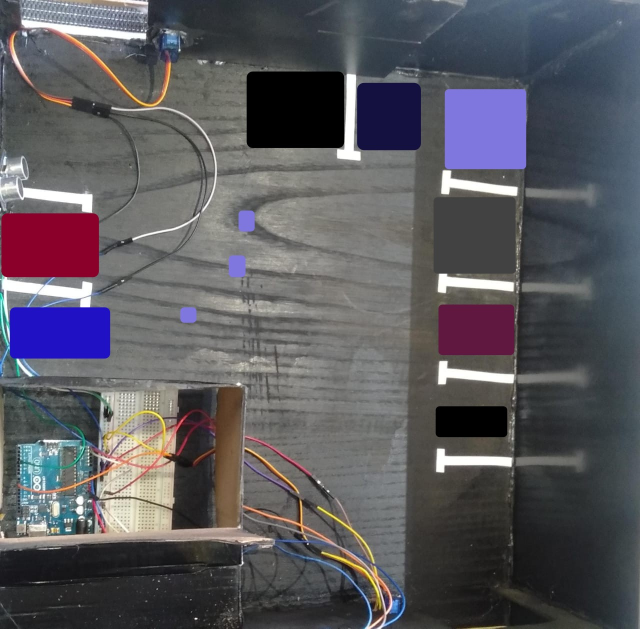
#> input picture current*.jpg, 1280 x 1257 px (shown at 1/2 size); its folder holds only this picture in this run
$ python -i server_testing.py   (imports and definitions only)
#> lines starting #> are read from the running program, lines starting #| are printed output that depends on the picture
import cv2
import os
import time
from flask import Flask

# Folder where images are synced
folder_path = "/Documents/smart_parking/Smart-Parking2026/Smart-Parking"  # <-- replace with your synced folder
check_interval = 1  # seconds to wait before checking for a new image

# Parking spots coordinates
parking_spots = [
    (865, 152, 183, 164),
    (887, 371, 154, 198),
    (880, 576, 154, 176),
    (881, 764, 150, 150),
    (705, 145, 133, 166),
    (509, 134, 174, 179),
    (4, 578, 156, 170),
    (14, 410, 150, 156)
]

# Reference image
# [1 line not run here, left out]
# [1 line that did not run here, left out]
# [1 line that did not run here, left out]

# Flask app
# [1 line not run here, left out]
desired_spot = "None"  # default if no free spot

def get_latest_image(folder):
    images = [
        os.path.join(folder, f)
        for f in os.listdir(folder)
        if f.lower().endswith((".jpg", ".jpeg", ".png"))
    ]
    if not images:
        return None
    return max(images, key=os.path.getmtime)

def detect_parking(image_path):
#> called with image_path = '../current*.jpg'
    global desired_spot

    current = cv2.imread(image_path)
#> current is the input picture: shape (1257, 1280, 3); mean B, G, R 94.5, 88.8, 90.5
    cur_gray = cv2.cvtColor(current, cv2.COLOR_BGR2GRAY)
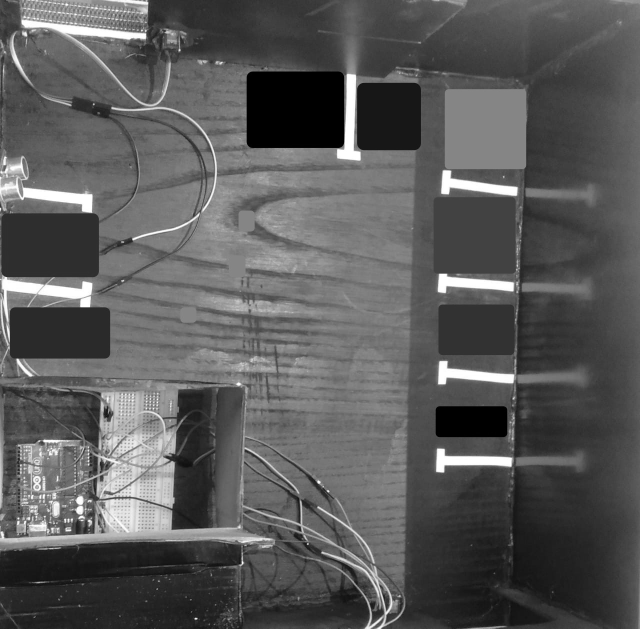
#> cur_gray: shape (1257, 1280) (shown at 1/2 size); min 0, max 255, mean 89.9
    cur_blur = cv2.GaussianBlur(cur_gray, (5, 5), 0)

#> (the run stopped early here; a loop or call above may not have finished)

$ run again, on currrent*.jpg
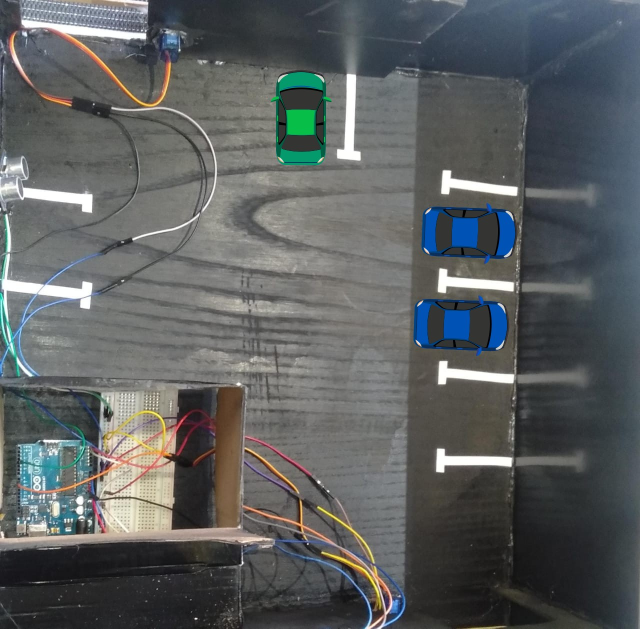
#> input picture currrent*.jpg, 1280 x 1257 px (shown at 1/2 size)
#> in detect_parking, current is the input picture: shape (1257, 1280, 3); mean B, G, R 96, 95.5, 91.9
#> in detect_parking, `cur_gray = cv2.cvtColor(current, cv2.COLOR_BGR2GRAY)`:
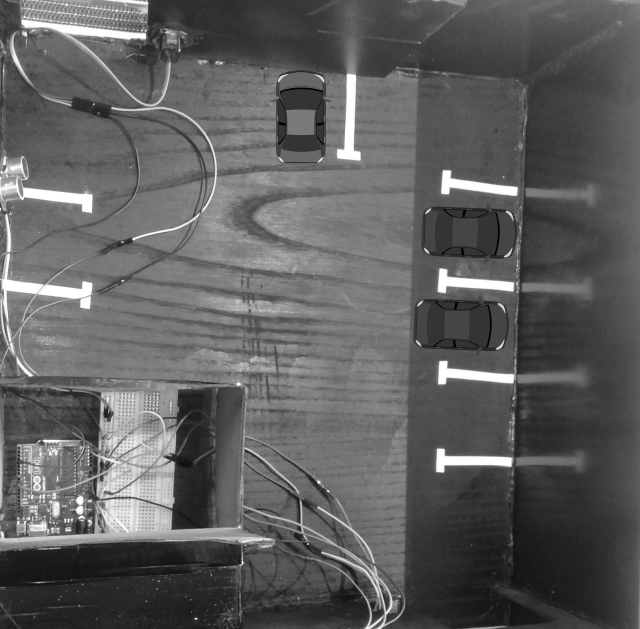
#> cur_gray: shape (1257, 1280) (shown at 1/2 size); min 0, max 255, mean 94.5
